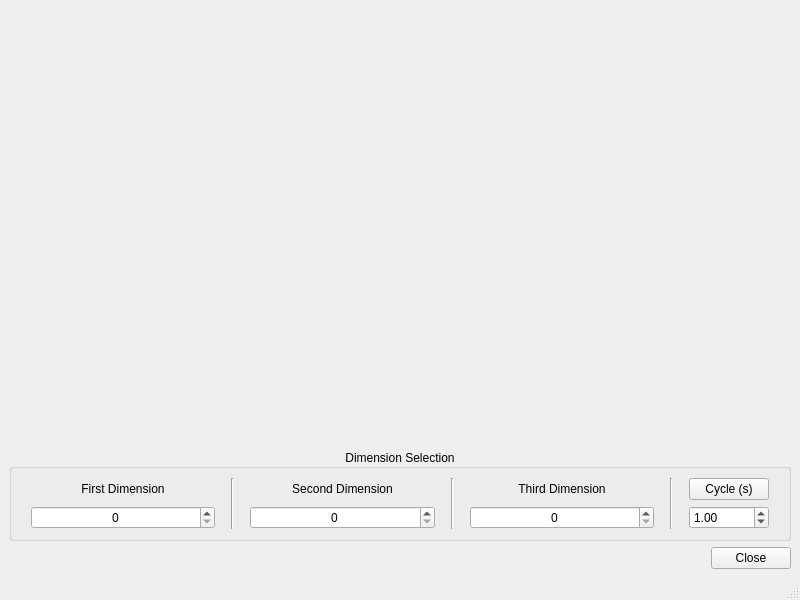
<?xml version="1.0" encoding="UTF-8"?>
<ui version="4.0">
 <class>ParticlePlotWindow</class>
 <widget class="QMainWindow" name="ParticlePlotWindow">
  <property name="geometry">
   <rect>
    <x>0</x>
    <y>0</y>
    <width>800</width>
    <height>600</height>
   </rect>
  </property>
  <property name="windowTitle">
   <string>MainWindow</string>
  </property>
  <widget class="QWidget" name="centralwidget">
   <layout class="QVBoxLayout" name="verticalLayout_5" stretch="10,1,1">
    <item>
     <widget class="ParticlePlot" name="particlePlot" native="true"/>
    </item>
    <item>
     <widget class="QGroupBox" name="groupBox">
      <property name="title">
       <string>Dimension Selection</string>
      </property>
      <property name="alignment">
       <set>Qt::AlignCenter</set>
      </property>
      <property name="flat">
       <bool>false</bool>
      </property>
      <layout class="QHBoxLayout" name="horizontalLayout" stretch="3,1,3,1,3,1,1">
       <item>
        <layout class="QVBoxLayout" name="verticalLayout">
         <property name="leftMargin">
          <number>10</number>
         </property>
         <property name="rightMargin">
          <number>10</number>
         </property>
         <item>
          <widget class="QLabel" name="label">
           <property name="text">
            <string>First Dimension</string>
           </property>
           <property name="alignment">
            <set>Qt::AlignCenter</set>
           </property>
          </widget>
         </item>
         <item>
          <widget class="QSpinBox" name="firstDimension_sb">
           <property name="alignment">
            <set>Qt::AlignCenter</set>
           </property>
          </widget>
         </item>
        </layout>
       </item>
       <item>
        <widget class="Line" name="line">
         <property name="orientation">
          <enum>Qt::Vertical</enum>
         </property>
        </widget>
       </item>
       <item>
        <layout class="QVBoxLayout" name="verticalLayout_2">
         <property name="leftMargin">
          <number>10</number>
         </property>
         <property name="rightMargin">
          <number>10</number>
         </property>
         <item>
          <widget class="QLabel" name="label_2">
           <property name="text">
            <string>Second Dimension</string>
           </property>
           <property name="alignment">
            <set>Qt::AlignCenter</set>
           </property>
          </widget>
         </item>
         <item>
          <widget class="QSpinBox" name="secondDimension_sb">
           <property name="alignment">
            <set>Qt::AlignCenter</set>
           </property>
          </widget>
         </item>
        </layout>
       </item>
       <item>
        <widget class="Line" name="line_2">
         <property name="orientation">
          <enum>Qt::Vertical</enum>
         </property>
        </widget>
       </item>
       <item>
        <layout class="QVBoxLayout" name="verticalLayout_3">
         <property name="leftMargin">
          <number>10</number>
         </property>
         <property name="rightMargin">
          <number>10</number>
         </property>
         <item>
          <widget class="QLabel" name="label_3">
           <property name="text">
            <string>Third Dimension</string>
           </property>
           <property name="alignment">
            <set>Qt::AlignCenter</set>
           </property>
          </widget>
         </item>
         <item>
          <widget class="QSpinBox" name="thirdDimension_sb">
           <property name="alignment">
            <set>Qt::AlignCenter</set>
           </property>
          </widget>
         </item>
        </layout>
       </item>
       <item>
        <widget class="Line" name="line_3">
         <property name="orientation">
          <enum>Qt::Vertical</enum>
         </property>
        </widget>
       </item>
       <item>
        <layout class="QVBoxLayout" name="verticalLayout_4">
         <property name="leftMargin">
          <number>10</number>
         </property>
         <property name="rightMargin">
          <number>10</number>
         </property>
         <item>
          <widget class="QPushButton" name="cycle_btn">
           <property name="text">
            <string>Cycle (s)</string>
           </property>
           <property name="checkable">
            <bool>true</bool>
           </property>
          </widget>
         </item>
         <item>
          <widget class="QDoubleSpinBox" name="cycle_rate_dsb">
           <property name="maximum">
            <double>500.000000000000000</double>
           </property>
           <property name="singleStep">
            <double>0.500000000000000</double>
           </property>
           <property name="value">
            <double>1.000000000000000</double>
           </property>
          </widget>
         </item>
        </layout>
       </item>
      </layout>
     </widget>
    </item>
    <item>
     <layout class="QHBoxLayout" name="horizontalLayout_2">
      <item>
       <spacer name="horizontalSpacer">
        <property name="orientation">
         <enum>Qt::Horizontal</enum>
        </property>
        <property name="sizeHint" stdset="0">
         <size>
          <width>40</width>
          <height>20</height>
         </size>
        </property>
       </spacer>
      </item>
      <item>
       <widget class="QPushButton" name="close_btn">
        <property name="text">
         <string>Close</string>
        </property>
       </widget>
      </item>
     </layout>
    </item>
   </layout>
  </widget>
  <widget class="QMenuBar" name="menubar">
   <property name="geometry">
    <rect>
     <x>0</x>
     <y>0</y>
     <width>800</width>
     <height>21</height>
    </rect>
   </property>
  </widget>
  <widget class="QStatusBar" name="statusbar"/>
 </widget>
 <customwidgets>
  <customwidget>
   <class>ParticlePlot</class>
   <extends>QWidget</extends>
   <header>particleplot.h</header>
   <container>1</container>
  </customwidget>
 </customwidgets>
 <resources/>
 <connections/>
</ui>
